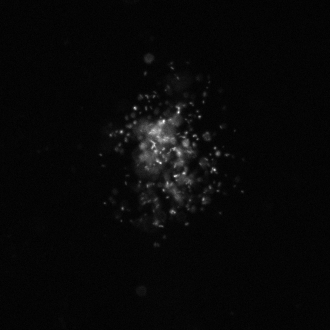
%> input picture test.tif, 330 x 330 px
$ octave shapeAnalyzer.m   (GNU Octave 9; MATLAB toolbox functions it lacks are replaced by stand-ins)
%> lines starting %> are read from the running program, lines starting %| are printed output that depends on the picture; in (x1, y1, x2, y2) boxes, pixels count from 0 and x2, y2 are one past the last pixel; in counts of white or black regions, pixels touching at a corner belong together; the program's own positions count from 1
### shapeAnalyzer Helper Functions/fnImRead.m
function arrImage = fnImRead(argFilename)
%> called with argFilename = 'test.tif'

% Returns a 3D array of images, with each image occupying the first 2
% dimensions. Accepts either a single frame TIFF file or TIFF stack
  %
  % Arguments:
  %
  %   argFilename = filename of image to be read
  %
  % Author: Caleb Chan (2012)

  structFileInfo = imfinfo(argFilename);  % Get file info
  intNumImages = numel(structFileInfo);   % Get number of images

  % Read in all 2D images and stack them into a 3D array
  for intIndex = 1:intNumImages
    arrImage(:, :, intIndex) = imread(argFilename, intIndex, 'Info', structFileInfo);
%> arrImage is the input picture: size 330x330 uint16; min 112, max 2757, mean 202.1
  end

end

### shapeAnalyzer Helper Functions/normalityTest.m
function [uniTest, biTest] = normalityTest(bactpos,k,allTrials)

% this function will sample bactpos (without replacement) k times
% for a total number of "allTrials," it will ask if normal or not
% uses Lilliefors test for univariate case
% uses Henze-Zirkler's test for bivariate case
% Author: Fabian Ortega(10/2017)

if nargin == 1
    k = 500;
    allTrials = 100;
end


isNormal = 0;
isBVN = 0;

for ii = 1:allTrials
    myDataSample = datasample(bactpos,k,'Replace',false);
    x = myDataSample(:,1);
    y = myDataSample(:,2);
    D = [x;y];

    if lillietest(D,'Alpha',0.05)==0
        isNormal = isNormal + 1;
    end

    if HZmvntest(myDataSample,1,0.05)==0
        isBVN = isBVN + 1;
    end
end
uniTest = (isNormal/allTrials)*100;
biTest = (isBVN/allTrials)*100;

end

### shapeAnalyzer.m
clc;clear;close all;
% this code assigns n mass dots to an image of L. monocytogenes
% spreading (still image) using fluorescence to assign each entry of
% the matrix the appropriate mass.

%% Load image and convert from integer to double
arrImg_raw = fnImRead('test.tif');
arrImg_raw = double(arrImg_raw);
arrImg_raw = imgaussfilt(arrImg_raw, 5);
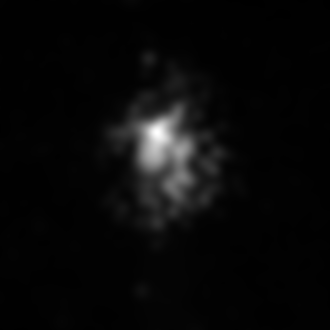
%> arrImg_raw: size 330x330 double; min 156.9, max 1377.5, mean 202.1; drawn with min black and max white
norm_raw = mat2gray(arrImg_raw);

% create a mask for dot assignment,
% and set threshold level for blurred img
level = 0.04;
bw = imbinarize(norm_raw,0.04);
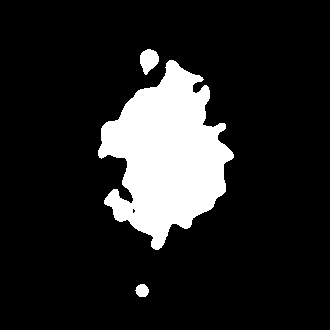
%> bw: size 330x330 logical; 14.1% white; 3 white regions, box (x1, y1, x2, y2) and area: (98, 60, 234, 250) 14865, (140, 49, 159, 75) 339, (135, 284, 149, 297) 139

% check that your mask (in red) looks good
[B,L] = bwboundaries(bw,'noholes');
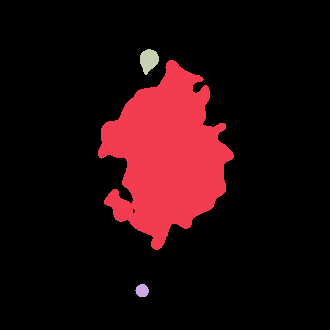
%> L: size 330x330 double; 4 distinct labels, from 0 to 3; one colour per label, 0 black
%> B = 3 boundaries; box (x1, y1, x2, y2) and points: (98, 60, 234, 250) 603, (140, 49, 159, 75) 61, (135, 284, 149, 297) 36
figure,imshow(norm_raw)
hold on
for k = 1:length(B)
   boundary = B{k};
   plot(boundary(:,2), boundary(:,1), 'r', 'LineWidth', 2)
end
%> this loop made 3 passes
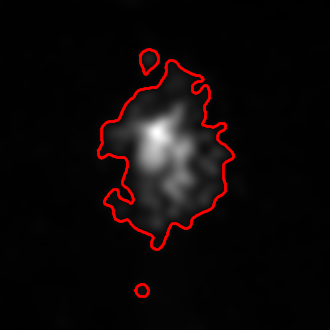
%> figure redrawn from the program's plot data

% clean image, so that dots will only be assigned inside mask
cleanNormRawImg = norm_raw.*bw;

% totalNumDots should ideally be set to the estimated number of bacteria
% at this time point. Use an exponential function (1st or 2nd order) to
% get this number.
totalNumDots = 1e5;

% scale image, so that fluor intensity sums to totalNumDots
imgScaleFactor = totalNumDots/sum(cleanNormRawImg(:));
%> imgScaleFactor = 32.54
scaledImg = cleanNormRawImg.*imgScaleFactor;
finalImg = round(scaledImg);
figure,imshow(finalImg,[])

% convert intensity of each pixel into coordinates (~totalNumDots)
[row,col,weight] = find(finalImg);
%> row = 15343 values from 50 to 297; col = 15343 values from 99 to 234; weight = 15343 values from 1 to 33
bactpos = zeros(sum(weight),2);
indexCounter = 1;
for ii = 1:length(weight)
    if weight(ii) == 1
        bactpos(indexCounter,:) = [row(ii),col(ii)];
        indexCounter = indexCounter + 1;
    elseif weight(ii) > 1
        repDots = repmat( [row(ii),col(ii)],[weight(ii) 1] );
        bactpos(indexCounter:indexCounter+weight(ii)-1,:) = repDots;
        indexCounter = indexCounter + weight(ii);
    end
end
%> this loop made 15343 passes
%> (repDots, indexCounter) on passes 21, 22, 23, 24, 46, 47, 48, 49, 50, 51, 52, 59: ([151 101; 151 101], 23), ([152 101; 152 101], 25), ([153 101; 153 101], 27), ([154 101; 154 101], 29), ([149 102; 149 102], 52), ([150 102; 150 102], 54), ([151 102; 151 102], 56), ([152 102; 152 102], 58), ([153 102; 153 102], 60), ([154 102; 154 102], 62), ([155 102; 155 102], 64), ([129 103; 129 103], 72)
%> indexCounter on passes 1 to 6: 2, 3, 4, 5, 6, 7
%> after the loop, indexCounter = 99990; repDots = [156 233; 156 233]

%% we perform a series of statistical test and extract outermost contour
[univarPercent,bvnPercent] = normalityTest(bactpos);
%> the run ends on the next line
